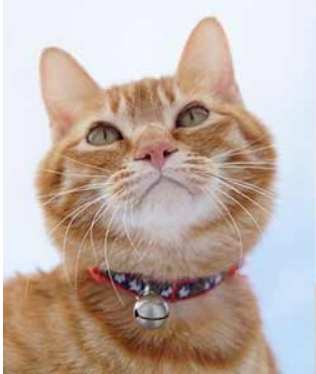
#> input picture Python基础教程/photo1.jpg, 316 x 374 px, found by its file name
$ python '廖雪峰-PIL图像处理.py'
#> lines starting #> are read from the running program, lines starting #| are printed output that depends on the picture
# -*- coding:utf-8 -*-
__author__ = 'JetLi'
__version__ = '1.2_low_3'
__history__ = '2018/03/29'

from PIL import Image, ImageFilter

"""来看看最常见的图像缩放操作，只需三四行代码："""
im = Image.open('G:\\PyCharm\\untitled\\photo1.jpg')  # 打开一个 jpg 图像文件，注意是当前路径:
#> im is the input picture: PIL image 316x374 RGBA; mean R, G, B, A 192.5, 175.5, 166.4, 255
w, h = im.size  # 获得图像尺寸:
#> w = 316; h = 374
print('Original image size: %sx%s' % (w, h))
#| Original image size: 316x374
# im.thumbnail((w//2, h//3))  # 缩放到 50%:
# print('Resize image to: %sx%s' % (w//2, h//3))
# im.save('thumbnail5.jpg', 'png')  # 把缩放后的图像用 jpeg 格式保存:

"""模糊效果也只需几行代码："""

im1 = Image.open('G:\\PyCharm\\untitled\\thumbnail5.jpg')
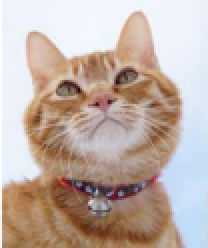
#> input picture Python基础教程/thumbnail5.jpg, 104 x 124 px, found by its file name (shown 2 times larger)
#> im1 is the input picture: PIL image 104x124 RGBA; mean R, G, B, A 192.5, 175.5, 166.4, 255
# 应用模糊滤镜:
im2 = im1.filter(ImageFilter.BLUR)
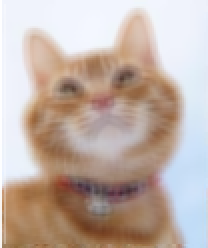
#> im2: PIL image 104x124 RGBA (shown 2 times larger); mean R, G, B, A 192.7, 175.6, 166.6, 255
im2.save('blur.jpg', 'png')
